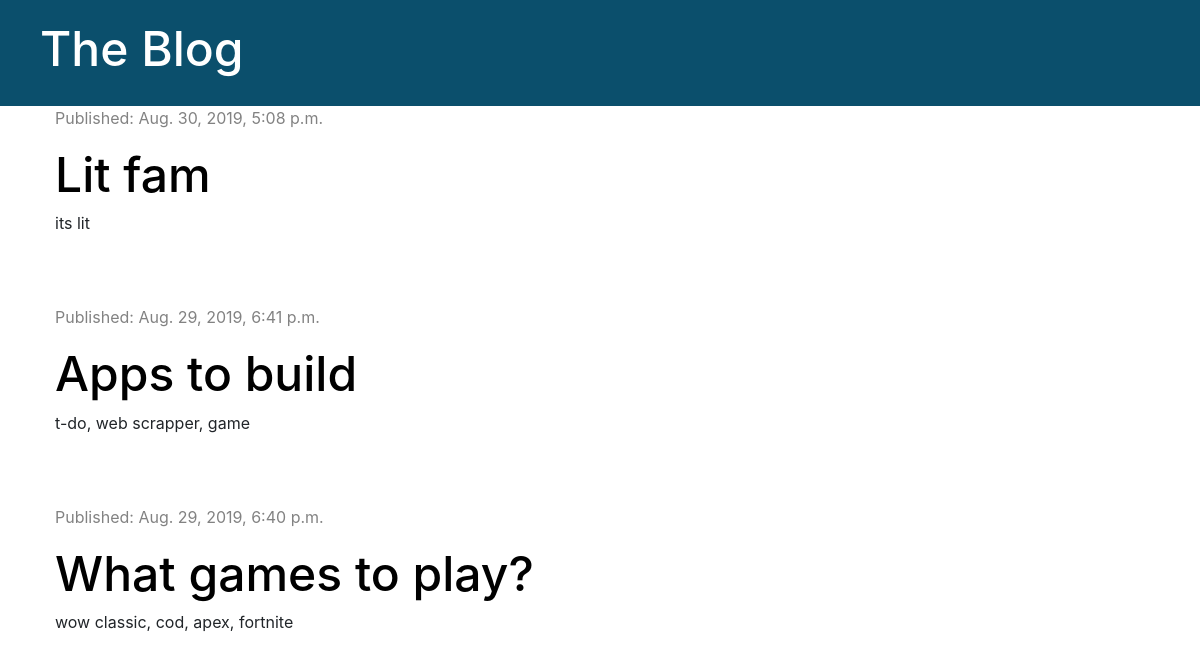
The app's page /, older data.
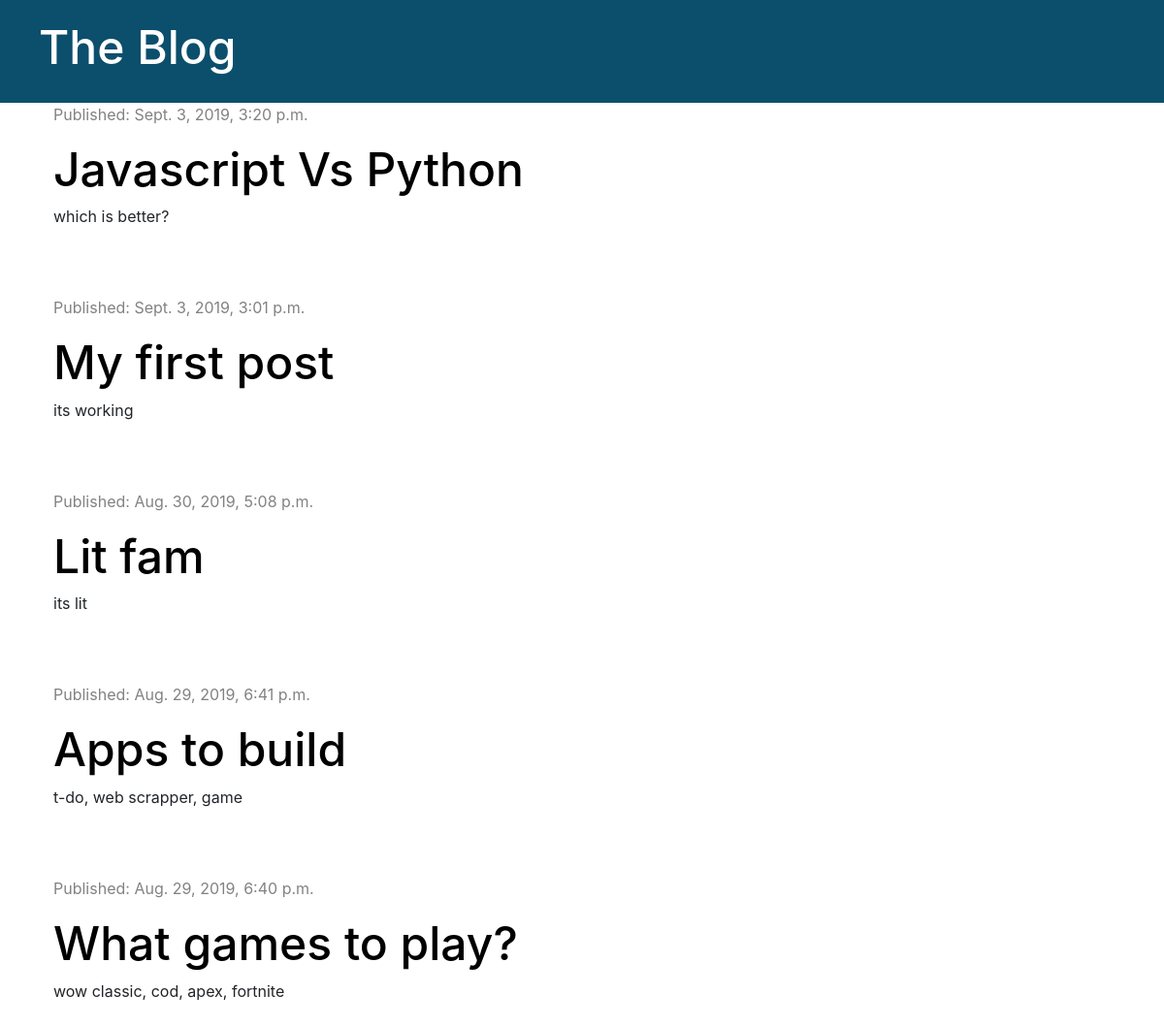
The same page, newer data.
### blog/models.py (models this page shows, shortened)
class Post(models.Model):
    author = models.ForeignKey('auth.User', on_delete=models.CASCADE)
    title = models.CharField(max_length=200)
    text = models.TextField()
    created_date = models.DateTimeField(default=timezone.now)
    published_date = models.DateTimeField(blank=True, null=True)

### blog/views.py (the view)
# urls.py: path('', views.post_list, name='post_list'),
def post_list(request):
    posts = Post.objects.filter(published_date__lte=timezone.now()).order_by('-published_date')
    stuff_for_frontend = {'posts': posts}
    return render(request, 'blog/post_list.html', stuff_for_frontend)

### blog/templates/blog/post_list.html
{% extends 'blog/base.html' %}
{% block content %}
  {% for post in posts %}
    <div class="post">
      <div class="date">
        <p>Published: {{ post.published_date }}</p>
      </div>
      <h1><a href="{% url 'post_detail' pk=post.pk %}">{{ post.title }}</a></h1>
      <p>{{ post.text }}</p>
    </div>
  {% endfor %}
{% endblock %}

Row changes from the older to the newer data that the page shows:
added Post: published_date "Sept. 3, 2019, 3:20 p.m.", title "Javascript Vs Python", text "which is better?"
added Post: published_date "Sept. 3, 2019, 3:01 p.m.", title "My first post", text "its working"
